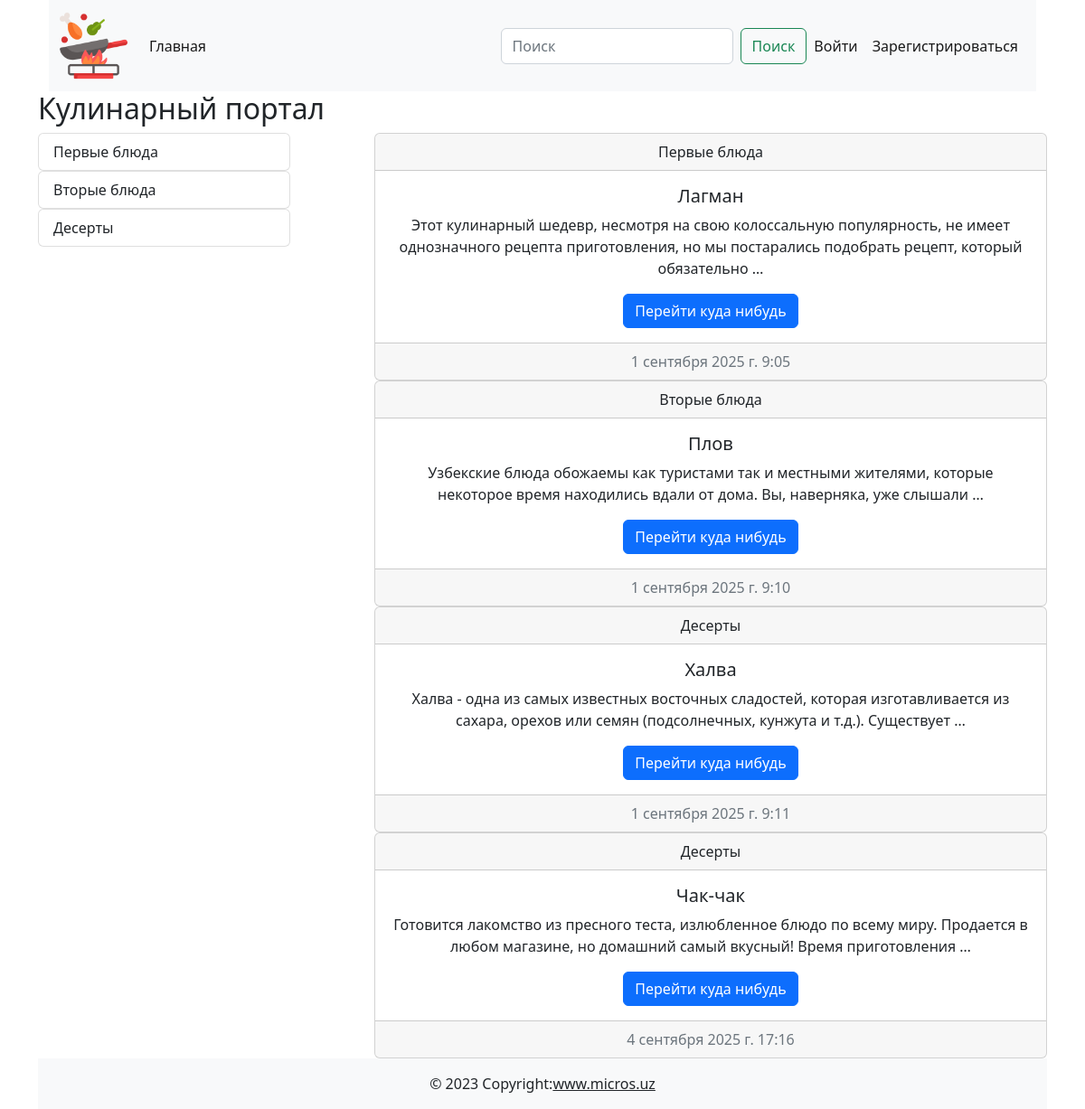
The page / on the database its author committed.
### cooking/models.py (models this page shows)
class Category(models.Model):
    title = models.CharField(max_length=255, verbose_name='Название категории')
    def __str__(self):
        return self.title
    def get_absolute_url(self):
        return reverse('category_list', kwargs={'pk': self.pk})
    class Meta:
        verbose_name = 'Категория'
        verbose_name_plural = 'Категории'

class Post(models.Model):
    title = models.CharField(max_length=255, verbose_name='Заголовок статьи')
    content = models.TextField(default='Скоро тут будет статья...', verbose_name='Текст статьи')
    created_at = models.DateTimeField(auto_now_add=True, verbose_name='Дата создания')
    updated_at = models.DateTimeField(auto_now=True, verbose_name='Дата обновления')
    photo = models.ImageField(upload_to='photos/', blank=True, null=True, verbose_name='Изображения')
    watched = models.IntegerField(default=0, verbose_name='Просмотры')
    is_published = models.BooleanField(default=True, verbose_name='Публикация')
    category = models.ForeignKey(Category, on_delete=models.CASCADE, related_name='posts', verbose_name='Категория')
    author = models.ForeignKey(User, default=None, null=True, blank=True, on_delete=models.CASCADE)
    def __str__(self):
        return self.title
    def get_absolute_url(self):
        return reverse('post_detail', kwargs={'pk': self.pk})
    class Meta:
        verbose_name = 'Пост'
        verbose_name_plural = 'Посты'

### cooking/views.py (the view)
# urls.py: path('', Index.as_view(), name='index'),
class Index(ListView):
    model = Post
    context_object_name = 'posts'
    template_name = 'cooking/index.html'
    extra_context = {'title': 'Главная страница'}

### cooking/templatetags/blog_tags.py (called while the page is built)
@register.simple_tag()
def get_all_categories():
    return Category.objects.annotate(cnt=Count('posts', filter=Q(posts__is_published=True))).filter(cnt__gt=0)

### cooking/templates/cooking/index.html
{% extends 'base.html' %}
{% load blog_tags %}
{% block main %}
<h2>Кулинарный портал</h2>
<div class="d-flex justify-content-between">
    <div class="col-3">
        {% get_all_categories as categories %}
        {% for category in categories %}
        {% include 'cooking/components/_category_buttons.html' %}
        {% endfor %}
    </div>
    <div class="col-8">
        {% for post in posts %}
        {% include 'cooking/components/_post_list.html' %}
        {% endfor %}
    </div>
</div>
{% endblock main %}

### cooking/templates/cooking/components/_category_buttons.html
<div class="list-group">
    <a href="{{ category.get_absolute_url }}" class="list-group-item list-group-item-action">{{ category }}</a>
</div>

### cooking/templates/cooking/components/_post_list.html
<div class="card text-center">
    <div class="card-header">{{ post.category }}</div>
    <div class="card-body"><h5 class="card-title">{{ post }}</h5>
        <p class="card-text">{{ post.content | truncatewords:20 }}</p><a href="{{ post.get_absolute_url }}" class="btn btn-primary">Перейти куда нибудь</a>
    </div>
    <div class="card-footer text-muted">{{ post.created_at }}</div>
</div>

### rows shown on the page
Category: title "Первые блюда"
Category: title "Вторые блюда"
Category: title "Десерты"
Post: category "Первые блюда", title "Лагман", content "Этот кулинарный шедевр, несмотря на свою колоссальную популярность, не имеет однозначного рецепта приготовления, но мы постарались подобрать рецепт, который обязательно …", created_at "1 сентября 2025 г. 9:05"
Post: category "Вторые блюда", title "Плов", content "Узбекские блюда обожаемы как туристами так и местными жителями, которые некоторое время находились вдали от дома. Вы, наверняка, уже слышали …", created_at "1 сентября 2025 г. 9:10"
Post: category "Десерты", title "Халва", content "Халва - одна из самых известных восточных сладостей, которая изготавливается из сахара, орехов или семян (подсолнечных, кунжута и т.д.). Существует …", created_at "1 сентября 2025 г. 9:11"
Post: category "Десерты", title "Чак-чак", content "Готовится лакомство из пресного теста, излюбленное блюдо по всему миру. Продается в любом магазине, но домашний самый вкусный! Время приготовления …", created_at "4 сентября 2025 г. 17:16"
